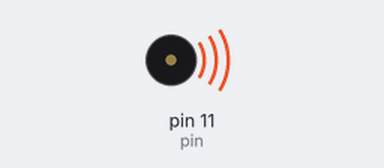
Simulated run of this sketch. Board: Arduino Uno, built with avr-gcc and run on an emulated ATmega328P. Parts: buzzer (waves = sounding).

Above: at 0.15 s.
At 6.3 s:
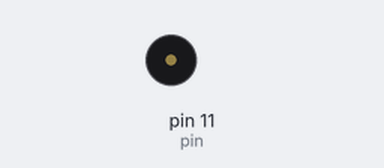
Timing chart, 0 to 7.9 s (numbered marks = the images above):
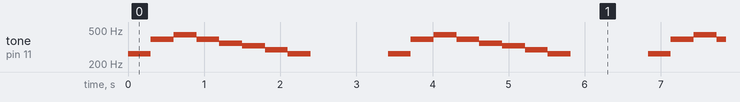

The sketch:

speaker_song.ino
```cpp
const int pin = 11;
const int song_length = 14;
int song_freq[] = {262,262,392,392,440,440,392,
                   349,349,329,329,294,294,262};
int song_beats[] = {1, 1, 1, 1, 1, 1, 2,
                    1, 1, 1, 1, 1, 1, 2};
int song_tempo = 150;

void setup() {
  pinMode(pin, OUTPUT);
}

void loop() {
  for (int i = 0; i < song_length; i++){
    int duration = song_beats[i]*song_tempo;
    if (song_freq[i] == 0){
      delay(duration);
    } else {
      tone(pin, song_freq[i], duration);
      delay(duration);
    }
  }
  delay(song_tempo/10);
  delay(1000);

}
```

Measured:
- by itself, tone on pin 11 (pin): repeats every 3.4 s: 392 Hz 0.30 s, 440 Hz 0.30 s, 392 Hz 0.30 s, 349 Hz 0.30 s, 329 Hz 0.30 s, 294 Hz 0.30 s, 262 Hz 0.30 s, silent 1.0 s, 262 Hz 0.30 s
